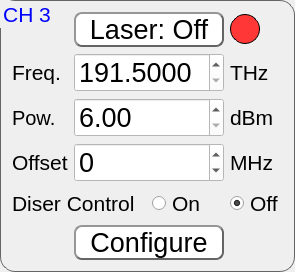
         <widget class="QGroupBox" name="groupBox_3">
          <property name="font">
           <font>
            <pointsize>16</pointsize>
           </font>
          </property>
          <property name="styleSheet">
           <string notr="true">QGroupBox{
border-color: rgb(100, 100, 100);
border-width: 1px;        
border-style: solid;
border-radius: 15px;
}
QGroupBox:title{
color: rgb(0, 0, 255);
}</string>
          </property>
          <property name="title">
           <string>CH 3</string>
          </property>
          <layout class="QGridLayout" name="gridLayout_5">
           <item row="0" column="1" colspan="2">
            <widget class="QPushButton" name="laser_3">
             <property name="minimumSize">
              <size>
               <width>150</width>
               <height>0</height>
              </size>
             </property>
             <property name="font">
              <font>
               <pointsize>20</pointsize>
              </font>
             </property>
             <property name="styleSheet">
              <string notr="true">QPushButton{
	border-color: rgb(100, 100, 100);
	font: 20pt &quot;MS Shell Dlg 2&quot;;
	border-width: 2px;        
	border-style: outset;
	border-radius: 8px;
	background-color: rgb(255, 255, 255);
}
QPushButton:hover{
	background-color: rgb(225, 240, 255);
}
QPushButton:pressed{
	background-color: rgb(245, 245, 245);
}

</string>
             </property>
             <property name="text">
              <string>Laser: Off</string>
             </property>
             <property name="checkable">
              <bool>true</bool>
             </property>
            </widget>
           </item>
           <item row="0" column="3">
            <widget class="QLabel" name="led_3">
             <property name="minimumSize">
              <size>
               <width>30</width>
               <height>30</height>
              </size>
             </property>
             <property name="maximumSize">
              <size>
               <width>30</width>
               <height>30</height>
              </size>
             </property>
             <property name="styleSheet">
              <string notr="true">border-color: rgb(0, 0, 0);
border-width: 1px;        
border-style: solid;
border-radius: 15px;
background-color: rgb(255, 55, 55);

</string>
             </property>
             <property name="text">
              <string/>
             </property>
            </widget>
           </item>
           <item row="1" column="0">
            <widget class="QLabel" name="freq_label_3">
             <property name="font">
              <font>
               <pointsize>16</pointsize>
              </font>
             </property>
             <property name="text">
              <string>Freq.</string>
             </property>
            </widget>
           </item>
           <item row="1" column="1" colspan="2">
            <widget class="QDoubleSpinBox" name="freq_3">
             <property name="font">
              <font>
               <pointsize>20</pointsize>
              </font>
             </property>
             <property name="styleSheet">
              <string notr="true">background-color: rgb(255, 255, 255);</string>
             </property>
             <property name="decimals">
              <number>4</number>
             </property>
             <property name="minimum">
              <double>191.500000000000000</double>
             </property>
             <property name="maximum">
              <double>196.250000000000000</double>
             </property>
             <property name="singleStep">
              <double>0.100000000000000</double>
             </property>
            </widget>
           </item>
           <item row="1" column="3">
            <widget class="QLabel" name="freq_unit_3">
             <property name="minimumSize">
              <size>
               <width>50</width>
               <height>0</height>
              </size>
             </property>
             <property name="font">
              <font>
               <pointsize>16</pointsize>
              </font>
             </property>
             <property name="text">
              <string>THz</string>
             </property>
            </widget>
           </item>
           <item row="2" column="0">
            <widget class="QLabel" name="label_11">
             <property name="font">
              <font>
               <pointsize>15</pointsize>
              </font>
             </property>
             <property name="text">
              <string>Pow.</string>
             </property>
            </widget>
           </item>
           <item row="2" column="1" colspan="2">
            <widget class="QDoubleSpinBox" name="power_3">
             <property name="font">
              <font>
               <pointsize>20</pointsize>
              </font>
             </property>
             <property name="styleSheet">
              <string notr="true">background-color: rgb(255, 255, 255);</string>
             </property>
             <property name="decimals">
              <number>2</number>
             </property>
             <property name="minimum">
              <double>6.000000000000000</double>
             </property>
             <property name="maximum">
              <double>15.500000000000000</double>
             </property>
             <property name="singleStep">
              <double>0.500000000000000</double>
             </property>
            </widget>
           </item>
           <item row="2" column="3">
            <widget class="QLabel" name="label_12">
             <property name="font">
              <font>
               <pointsize>16</pointsize>
              </font>
             </property>
             <property name="text">
              <string>dBm</string>
             </property>
            </widget>
           </item>
           <item row="3" column="0">
            <widget class="QLabel" name="label_13">
             <property name="font">
              <font>
               <pointsize>16</pointsize>
              </font>
             </property>
             <property name="text">
              <string>Offset</string>
             </property>
            </widget>
           </item>
           <item row="3" column="1" colspan="2">
            <widget class="QSpinBox" name="offset_3">
             <property name="font">
              <font>
               <pointsize>20</pointsize>
              </font>
             </property>
             <property name="styleSheet">
              <string notr="true">background-color: rgb(255, 255, 255);</string>
             </property>
             <property name="minimum">
              <number>-12000</number>
             </property>
             <property name="maximum">
              <number>12000</number>
             </property>
             <property name="singleStep">
              <number>250</number>
             </property>
             <property name="value">
              <number>0</number>
             </property>
            </widget>
           </item>
           <item row="3" column="3">
            <widget class="QLabel" name="label_14">
             <property name="font">
              <font>
               <pointsize>16</pointsize>
              </font>
             </property>
             <property name="text">
              <string>MHz</string>
             </property>
            </widget>
           </item>
           <item row="4" column="0" colspan="2">
            <widget class="QLabel" name="label_15">
             <property name="font">
              <font>
               <pointsize>16</pointsize>
              </font>
             </property>
             <property name="text">
              <string>Diser Control</string>
             </property>
            </widget>
           </item>
           <item row="4" column="2">
            <widget class="QRadioButton" name="diser_on_3">
             <property name="font">
              <font>
               <pointsize>16</pointsize>
              </font>
             </property>
             <property name="text">
              <string>On</string>
             </property>
            </widget>
           </item>
           <item row="4" column="3">
            <widget class="QRadioButton" name="diser_off_3">
             <property name="font">
              <font>
               <pointsize>16</pointsize>
              </font>
             </property>
             <property name="text">
              <string>Off</string>
             </property>
             <property name="checked">
              <bool>true</bool>
             </property>
            </widget>
           </item>
           <item row="5" column="1" colspan="2">
            <widget class="QPushButton" name="config_3">
             <property name="font">
              <font>
               <pointsize>20</pointsize>
              </font>
             </property>
             <property name="styleSheet">
              <string notr="true">QPushButton{
border-color: rgb(100, 100, 100);
font: 20pt &quot;MS Shell Dlg 2&quot;;
border-width: 2px;        
border-style: outset;
border-radius: 8px;
background-color: rgb(255, 255, 255);
}
QPushButton:hover{
background-color: rgb(225, 240, 255);
}
QPushButton:pressed{
background-color: rgb(245, 245, 245);
}
</string>
             </property>
             <property name="text">
              <string>Configure</string>
             </property>
            </widget>
           </item>
          </layout>
         </widget>
